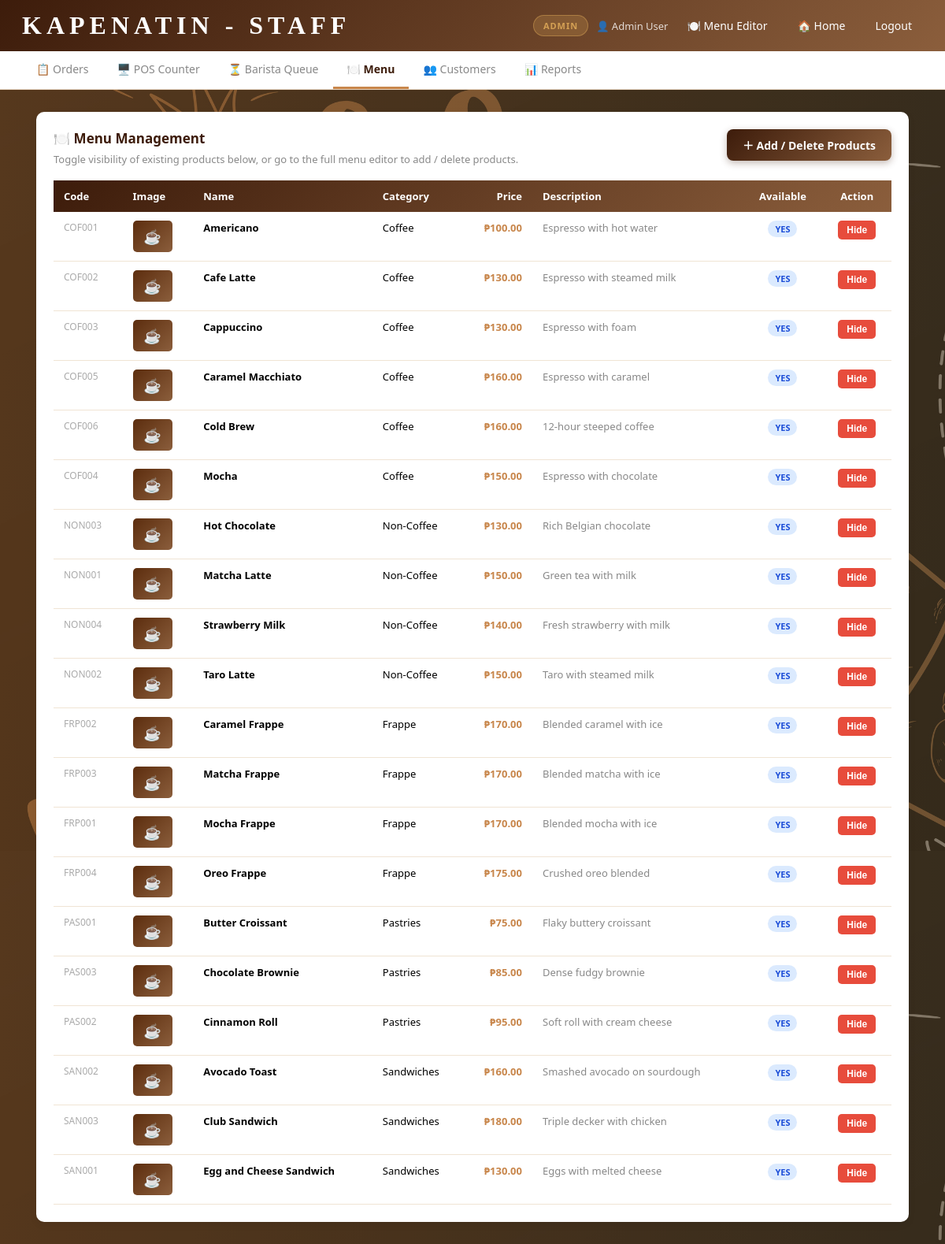
The page /staff_dashboard.php?tab=menu (signed in) on the database its author committed.
### tables this page shows
CREATE TABLE IF NOT EXISTS products (
    id INT AUTO_INCREMENT PRIMARY KEY,
    code VARCHAR(50) UNIQUE NOT NULL,
    name VARCHAR(200) NOT NULL,
    price DECIMAL(10,2) NOT NULL,
    category_id INT,
    description TEXT,
    image VARCHAR(500) DEFAULT NULL COMMENT 'Relative path e.g. imgs/products/COF001.jpg',
    is_available TINYINT(1) DEFAULT 1,
    has_sizes  TINYINT(1) DEFAULT 1,
    has_milk   TINYINT(1) DEFAULT 1,
    has_sugar  TINYINT(1) DEFAULT 1,
    has_addons TINYINT(1) DEFAULT 1,
    created_at TIMESTAMP DEFAULT CURRENT_TIMESTAMP,
    FOREIGN KEY (category_id) REFERENCES categories(id) ON DELETE SET NULL
);

CREATE TABLE IF NOT EXISTS categories (
    id INT AUTO_INCREMENT PRIMARY KEY,
    name VARCHAR(100) NOT NULL,
    display_order INT DEFAULT 0
);

### staff_dashboard.php (the view, shortened to what this page needs)
<?php
require("config.php");
$role = $_SESSION['role'] ?? 'customer';
$tab = $_GET['tab'] ?? ($role === 'barista' ? 'queue' : 'orders');
$all_orders  = $mysqli->query("SELECT * FROM orders ORDER BY created_at DESC LIMIT 100");
$today_rev   = $mysqli->query("SELECT COALESCE(SUM(total),0) as r FROM orders WHERE DATE(created_at)=CURDATE() AND status!='Cancelled'")->fetch_assoc()['r'];
$today_ord   = $mysqli->query("SELECT COUNT(*) as c FROM orders WHERE DATE(created_at)=CURDATE()")->fetch_assoc()['c'];
$pending_cnt = $mysqli->query("SELECT COUNT(*) as c FROM orders WHERE status IN ('Confirmed','Preparing')")->fetch_assoc()['c'];
$all_products = $mysqli->query("SELECT p.*, c.name as cat_name FROM products p LEFT JOIN categories c ON p.category_id=c.id ORDER BY c.display_order, p.name");
?>
<!DOCTYPE html>
<html>
<head>
</head>
<body>
<header>
  <nav>
    <div class="logo"> <a href = "index.php">KAPENATIN - STAFF</a></div>
    <div class="nav-right">
      <span class="role-badge"><?php echo strtoupper($role); ?></span>
      <span style="color:rgba(255,255,255,.8);font-size:13px;">👤 <?php echo htmlspecialchars($_SESSION['name']); ?></span>
      <?php if ($role === 'admin'): ?>
      <a href="menu.php">🍽️ Menu Editor</a>
      <?php endif; ?>
      <a href="index.php">🏠 Home</a>
      <a href="logout.php">Logout</a>
    </div>
  </nav>
</header>
<div class="tab-nav">
  <?php if (in_array($role,['admin','cashier'])): ?>
    <a href="?tab=orders"  class="<?php echo $tab=='orders' ?'active':''; ?>">📋 Orders</a>
    <a href="?tab=pos"     class="<?php echo $tab=='pos'    ?'active':''; ?>">🖥️ POS Counter</a>
  <?php endif; ?>
  <?php if (in_array($role,['admin','barista'])): ?>
    <a href="?tab=queue"   class="<?php echo $tab=='queue'  ?'active':''; ?>">⏳ Barista Queue<?php echo $pending_cnt>0?" ($pending_cnt)":''; ?></a>
  <?php endif; ?>
  <?php if ($role==='admin'): ?>
    <a href="?tab=menu"      class="<?php echo $tab=='menu'      ?'active':''; ?>">🍽️ Menu</a>
    <a href="?tab=customers" class="<?php echo $tab=='customers' ?'active':''; ?>">👥 Customers</a>
    <a href="?tab=reports"   class="<?php echo $tab=='reports'   ?'active':''; ?>">📊 Reports</a>
  <?php endif; ?>
</div>
<div class="container">
<?php if ($tab==='orders' && in_array($role,['admin','cashier'])): ?>
  <div class="stats">
    <div class="stat-card"><div class="stat-number">₱<?php echo number_format($today_rev,0); ?></div><div class="stat-label">Today's Revenue</div></div>
    <div class="stat-card green"><div class="stat-number"><?php echo $today_ord; ?></div><div class="stat-label">Today's Orders</div></div>
    <div class="stat-card red"><div class="stat-number"><?php echo $pending_cnt; ?></div><div class="stat-label">Active Orders</div></div>
  </div>
  <div class="section-card">
    <h3>All Orders</h3>
    <div class="table-wrap">
      <table>
        <thead><tr><th>Order #</th><th>Customer</th><th style="text-align:right">Total</th><th>Payment</th><th>Status</th><th>Date</th><th>Actions</th></tr></thead>
        <tbody>
        <?php $idx=0; while ($order=$all_orders->fetch_assoc()): $bc='badge-'.strtolower($order['status']); ?>
          <tr>
            <td class="order-num"><?php echo htmlspecialchars($order['order_number']); ?></td>
            <td><?php echo htmlspecialchars($order['customer_name']); ?><?php if($order['customer_phone']): ?><br><small style="color:#aaa"><?php echo htmlspecialchars($order['customer_phone']); ?></small><?php endif; ?></td>
            <td style="text-align:right;font-weight:bold;color:#27ae60">₱<?php echo number_format($order['total'],2); ?></td>
            <td><?php echo htmlspecialchars($order['payment_method']); ?></td>
            <td><span class="badge <?php echo $bc; ?>"><?php echo htmlspecialchars($order['status']); ?></span></td>
            <td><?php echo date('M d, Y H:i',strtotime($order['created_at'])); ?></td>
            <td>
              <div style="display:flex;gap:4px;flex-wrap:wrap">
                <button onclick="toggleDetail(<?php echo $idx; ?>)" class="btn-sm btn-brown">Details</button>
                <?php if($order['status']==='Confirmed'): ?>
                  <form method="POST" style="display:inline"><input type="hidden" name="order_id" value="<?php echo $order['order_number']; ?>"><input type="hidden" name="new_status" value="Preparing"><input type="hidden" name="tab" value="orders"><button type="submit" name="update_status" class="btn-sm btn-orange">▶ Prep</button></form>
                <?php elseif($order['status']==='Preparing'): ?>
                  <form method="POST" style="display:inline"><input type="hidden" name="order_id" value="<?php echo $order['order_number']; ?>"><input type="hidden" name="new_status" value="Ready"><input type="hidden" name="tab" value="orders"><button type="submit" name="update_status" class="btn-sm btn-green">✓ Ready</button></form>
                <?php elseif($order['status']==='Ready'): ?>
                  <form method="POST" style="display:inline"><input type="hidden" name="order_id" value="<?php echo $order['order_number']; ?>"><input type="hidden" name="new_status" value="Completed"><input type="hidden" name="tab" value="orders"><button type="submit" name="update_status" class="btn-sm btn-green">✓ Done</button></form>
                <?php endif; ?>
                <?php if(in_array($order['status'],['Confirmed','Preparing'])): ?>
                  <form method="POST" style="display:inline"><input type="hidden" name="order_id" value="<?php echo $order['order_number']; ?>"><input type="hidden" name="new_status" value="Cancelled"><input type="hidden" name="tab" value="orders"><button type="submit" name="update_status" class="btn-sm btn-red" onclick="return confirm('Cancel this order?')">✕</button></form>
                <?php endif; ?>
              </div>
            </td>
          </tr>
          <tr id="detail-<?php echo $idx; ?>" class="order-details-row">
            <td colspan="7" class="order-details-content">
              <?php
                $itq=$mysqli->prepare("SELECT * FROM order_items WHERE order_number=?");
                $itq->bind_param("s",$order['order_number']); $itq->execute();
                $itr=$itq->get_result(); $itq->close();
              ?>
              <table class="detail-items-table">
                <thead><tr><th>Product</th><th>Customization</th><th style="text-align:center">Qty</th><th style="text-align:right">Unit Price</th><th style="text-align:right">Subtotal</th></tr></thead>
                <tbody>
                <?php while($it=$itr->fetch_assoc()): ?>
                  <tr>
                    <td style="font-weight:600"><?php echo htmlspecialchars($it['product_name']); ?></td>
                    <td style="color:#888"><?php $sp=array_filter([$it['size_name'],$it['milk_name'],$it['sugar_name'],$it['addons']]); echo htmlspecialchars(implode(' · ',$sp)); if($it['notes']) echo '<br><em>'.htmlspecialchars($it['notes']).'</em>'; ?></td>
                    <td style="text-align:center"><?php echo $it['quantity']; ?></td>
                    <td style="text-align:right">₱<?php echo number_format($it['unit_price'],2); ?></td>
                    <td style="text-align:right;font-weight:bold">₱<?php echo number_format($it['subtotal'],2); ?></td>
                  </tr>
                <?php endwhile; ?>
                  <tr style="background:#f5ede3"><td colspan="3"></td><td style="text-align:right;font-weight:bold">Total:</td><td style="text-align:right;font-weight:bold;color:#8b5e3c">₱<?php echo number_format($order['total'],2); ?></td></tr>
                </tbody>
              </table>
            </td>
          </tr>
        <?php $idx++; endwhile; ?>
        </tbody>
      </table>
    </div>
  </div>
<?php elseif ($tab==='menu' && $role==='admin'): ?>
  <div class="section-card">
    <div style="display:flex;justify-content:space-between;align-items:flex-start;flex-wrap:wrap;gap:12px;margin-bottom:18px">
      <div>
        <h3 style="margin-bottom:6px;border:none;padding:0">🍽️ Menu Management</h3>
        <p style="font-size:13px;color:#888;margin:0">Toggle visibility of existing products below, or go to the full menu editor to add / delete products.</p>
      </div>
      <a href="menu.php"
         style="display:inline-flex;align-items:center;gap:8px;background:linear-gradient(135deg,#3d1c0b,#8b5e3c);color:white;text-decoration:none;padding:10px 20px;border-radius:8px;font-size:14px;font-weight:600;box-shadow:0 3px 10px rgba(61,28,11,0.3);white-space:nowrap"
         onmouseover="this.style.opacity='.85'" onmouseout="this.style.opacity='1'">
        ＋ Add / Delete Products
      </a>
    </div>
    <div class="table-wrap">
      <table>
        <thead><tr><th>Code</th><th>Image</th><th>Name</th><th>Category</th><th style="text-align:right">Price</th><th>Description</th><th style="text-align:center">Available</th><th style="text-align:center">Action</th></tr></thead>
        <tbody>
        <?php while ($p=$all_products->fetch_assoc()): ?>
          <tr>
            <td style="color:#aaa;font-size:12px"><?php echo htmlspecialchars($p['code']); ?></td>
            <td>
              <?php if (!empty($p['image']) && file_exists($p['image'])): ?>
                <img src="<?php echo htmlspecialchars($p['image']); ?>" style="width:50px;height:40px;object-fit:cover;border-radius:5px">
              <?php else: ?>
                <div style="width:50px;height:40px;background:linear-gradient(135deg,#5c2d0e,#8b5e3c);border-radius:5px;display:flex;align-items:center;justify-content:center;font-size:18px">☕</div>
              <?php endif; ?>
            </td>
            <td style="font-weight:600"><?php echo htmlspecialchars($p['name']); ?></td>
            <td><?php echo htmlspecialchars($p['cat_name']); ?></td>
            <td style="text-align:right;font-weight:bold;color:#c8864b">₱<?php echo number_format($p['price'],2); ?></td>
            <td style="color:#888;font-size:13px"><?php echo htmlspecialchars($p['description']); ?></td>
            <td style="text-align:center"><?php echo $p['is_available'] ? '<span class="badge badge-confirmed">Yes</span>' : '<span class="badge badge-cancelled">No</span>'; ?></td>
            <td style="text-align:center">
              <form method="POST">
                <button type="submit" name="toggle_product" class="btn-sm <?php echo $p['is_available']?'btn-red':'btn-green'; ?>"><?php echo $p['is_available']?'Hide':'Show'; ?></button>
              </form>
            </td>
          </tr>
        <?php endwhile; ?>
        </tbody>
      </table>
    </div>
  </div>
<?php endif; ?>
</div>
</body>
</html>

### staff_dashboard.php (style rules this page uses)
* { margin:0;padding:0;box-sizing:border-box }
body { font-family:'Segoe UI',Tahoma,Geneva,Verdana,sans-serif; background-image: url(bg.png); min-height:100vh }
header { background:linear-gradient(135deg,#3d1c0b 0%,#8b5e3c 100%);box-shadow:0 4px 12px rgba(61,28,11,.3);width:100% }
nav { display:flex;justify-content:space-between;align-items:center;padding:14px 28px;flex-wrap:wrap;gap:10px }
.logo { font-family: 'Quiapo Free';font-size:32px;font-weight:bold;color:white;letter-spacing: 6px; }
.logo a { text-decoration: none; color:white; }
.nav-right { display:flex;gap:10px;align-items:center;flex-wrap:wrap }
.nav-right a { text-decoration:none;color:white;font-weight:500;padding:6px 14px;border-radius:5px;transition:all .3s;font-size:14px }
.role-badge { background:rgba(212,160,84,.25);border:1px solid rgba(212,160,84,.5);color:#d4a054;font-size:11px;font-weight:700;letter-spacing:1px;text-transform:uppercase;padding:5px 12px;border-radius:50px }
.tab-nav { background:white;border-bottom:1px solid #e8d5c0;display:flex;overflow-x:auto;padding:0 28px }
.tab-nav a { text-decoration:none;color:#888;font-weight:500;padding:13px 18px;border-bottom:3px solid transparent;white-space:nowrap;font-size:14px;transition:all .2s }
.tab-nav a.active { color:#3d1c0b;border-bottom-color:#c8864b;font-weight:600 }
.container { max-width:95%;margin:28px auto;padding:0 16px }
.section-card { background:white;padding:22px;border-radius:10px;box-shadow:0 3px 10px rgba(0,0,0,.08);margin-bottom:22px }
.section-card h3 { color:#3d1c0b;font-size:17px;margin-bottom:18px;padding-bottom:10px;border-bottom:2px solid #f5ede3 }
.table-wrap { overflow-x:auto }
table { width:100%;border-collapse:collapse;font-size:13px }
thead tr { background:linear-gradient(135deg,#3d1c0b,#8b5e3c);color:white }
th { padding:11px 13px;text-align:left }
td { padding:11px 13px;border-bottom:1px solid #f0e4d4;vertical-align:top }
.badge { padding:3px 9px;border-radius:50px;font-size:11px;font-weight:700;text-transform:uppercase;display:inline-block }
.badge-confirmed { background:#dbeafe;color:#1d4ed8 }
.btn-sm { padding:5px 11px;border:none;border-radius:5px;cursor:pointer;font-size:12px;font-weight:600;transition:all .2s }
.btn-red { background:#e74c3c;color:white }

### rows shown on the page
products: code "COF001", name "Americano", category.name "Coffee", price "100.00", description "Espresso with hot water", is_available "YES"
products: code "COF002", name "Cafe Latte", category.name "Coffee", price "130.00", description "Espresso with steamed milk", is_available "YES"
products: code "COF003", name "Cappuccino", category.name "Coffee", price "130.00", description "Espresso with foam", is_available "YES"
products: code "COF005", name "Caramel Macchiato", category.name "Coffee", price "160.00", description "Espresso with caramel", is_available "YES"
products: code "COF006", name "Cold Brew", category.name "Coffee", price "160.00", description "12-hour steeped coffee", is_available "YES"
products: code "COF004", name "Mocha", category.name "Coffee", price "150.00", description "Espresso with chocolate", is_available "YES"
products: code "NON003", name "Hot Chocolate", category.name "Non-Coffee", price "130.00", description "Rich Belgian chocolate", is_available "YES"
products: code "NON001", name "Matcha Latte", category.name "Non-Coffee", price "150.00", description "Green tea with milk", is_available "YES"
products: code "NON004", name "Strawberry Milk", category.name "Non-Coffee", price "140.00", description "Fresh strawberry with milk", is_available "YES"
products: code "NON002", name "Taro Latte", category.name "Non-Coffee", price "150.00", description "Taro with steamed milk", is_available "YES"
products: code "FRP002", name "Caramel Frappe", category.name "Frappe", price "170.00", description "Blended caramel with ice", is_available "YES"
products: code "FRP003", name "Matcha Frappe", category.name "Frappe", price "170.00", description "Blended matcha with ice", is_available "YES"
products: code "FRP001", name "Mocha Frappe", category.name "Frappe", price "170.00", description "Blended mocha with ice", is_available "YES"
products: code "FRP004", name "Oreo Frappe", category.name "Frappe", price "175.00", description "Crushed oreo blended", is_available "YES"
products: code "PAS001", name "Butter Croissant", category.name "Pastries", price "75.00", description "Flaky buttery croissant", is_available "YES"
products: code "PAS003", name "Chocolate Brownie", category.name "Pastries", price "85.00", description "Dense fudgy brownie", is_available "YES"
products: code "PAS002", name "Cinnamon Roll", category.name "Pastries", price "95.00", description "Soft roll with cream cheese", is_available "YES"
products: code "SAN002", name "Avocado Toast", category.name "Sandwiches", price "160.00", description "Smashed avocado on sourdough", is_available "YES"
products: code "SAN003", name "Club Sandwich", category.name "Sandwiches", price "180.00", description "Triple decker with chicken", is_available "YES"
products: code "SAN001", name "Egg and Cheese Sandwich", category.name "Sandwiches", price "130.00", description "Eggs with melted cheese", is_available "YES"

### other values the page prints
$role "ADMIN"
$_SESSION['name'] "Admin User"
